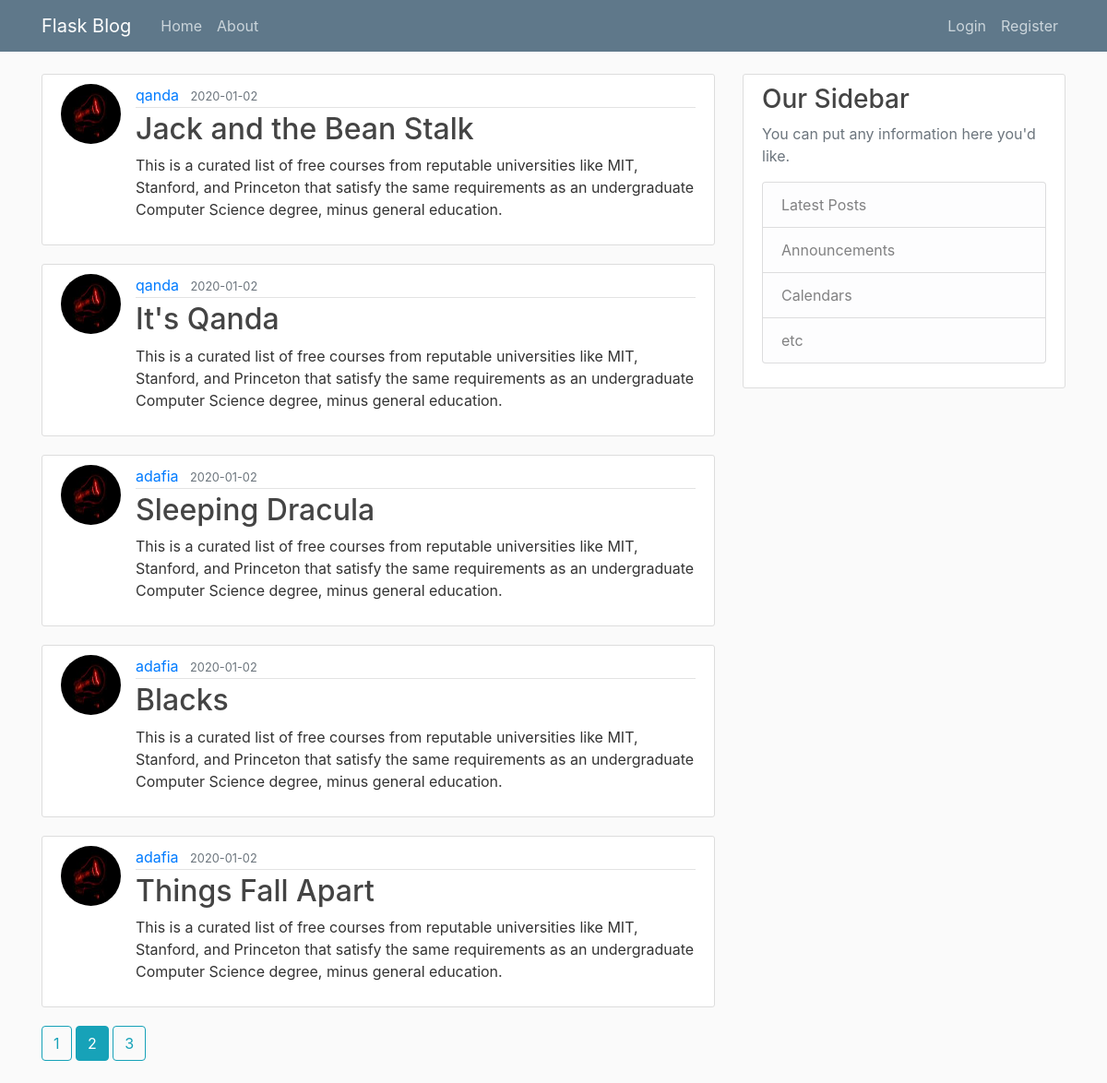
The page /home?page=2 on the database as committed earlier.
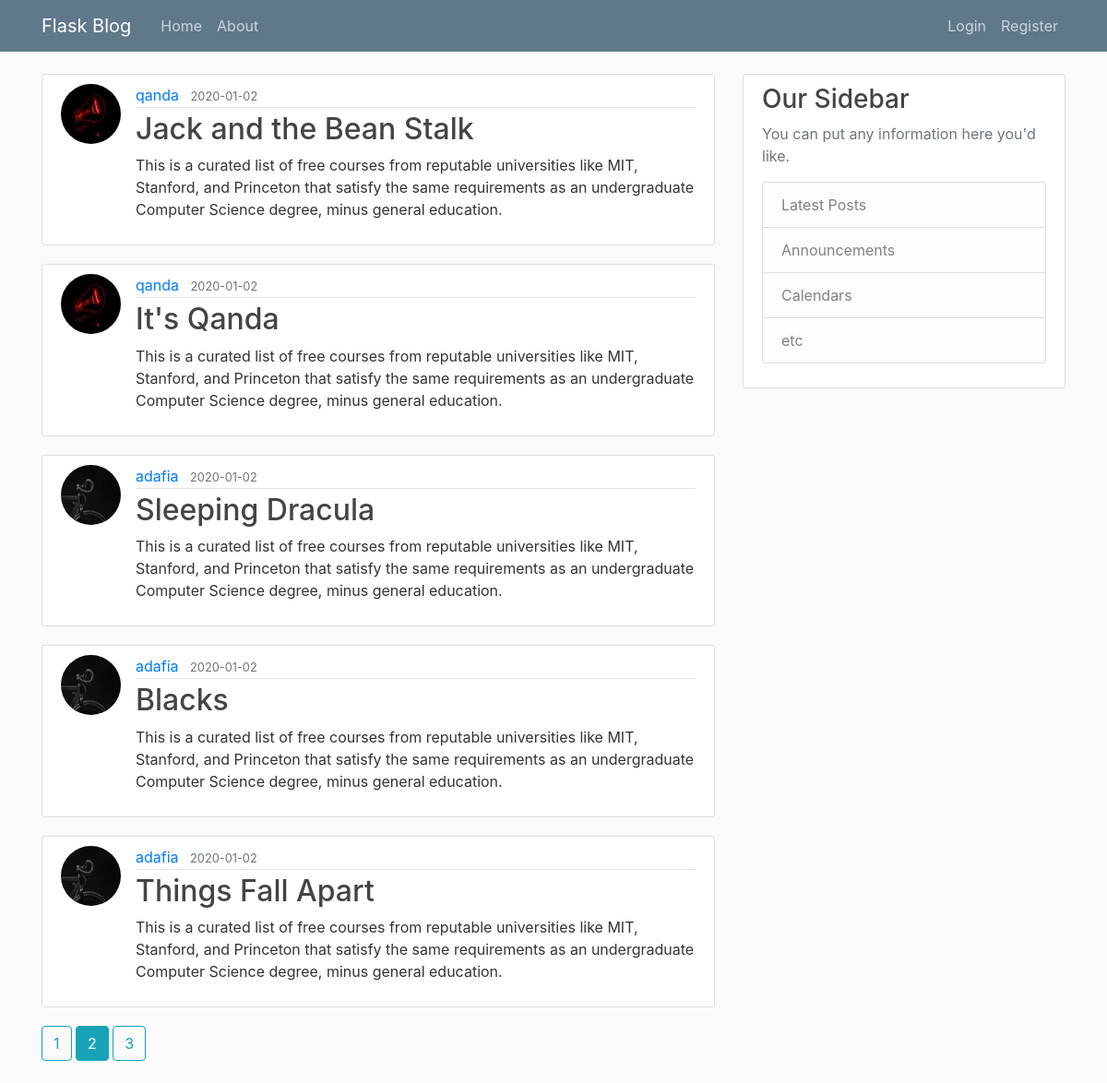
The same page on the database as committed later.
### flaskblog/models.py (models this page shows, shortened)
class Post(db.Model):
    id = db.Column(db.Integer, primary_key=True)
    title = db.Column(db.String(100), nullable=False)
    date_posted = db.Column(db.DateTime, nullable=False,
                            default=datetime.utcnow)
    content = db.Column(db.Text, nullable=False)
    user_id = db.Column(db.Integer, db.ForeignKey('user.id'), nullable=False)

class User(db.Model, UserMixin):
    id = db.Column(db.Integer, primary_key=True)
    username = db.Column(db.String(20), unique=True, nullable=False)
    email = db.Column(db.String(120), unique=True, nullable=False)
    image_file = db.Column(db.String(20), nullable=False,
                           default='default.jpg')
    password = db.Column(db.String(60), nullable=False)
    posts = db.relationship('Post', backref='author', lazy=True)

### flaskblog/main/routes.py (the view)
@main.route('/')
@main.route('/home')
def home():
    page = request.args.get('page', 1, type=int)
    posts = Post.query.order_by(
        Post.date_posted.desc()).paginate(page=page, per_page=5)
    return render_template('home.html', posts=posts)

### flaskblog/templates/home.html
{% extends 'layout.html' %}
{% block content %}
    {% for post in posts.items %}
        <article class="media content-section">
            <img class="rounded-circle article-img" src="{{ url_for('static', filename='profile_pics/' + post.author.image_file) }}">
            <div class="media-body">
                <div class="article-metadata">
                    <a class="mr-2" href="{{ url_for('users.user_posts', username=post.author.username) }}">{{ post.author.username }}</a>
                    <small class="text-muted">{{ post.date_posted.strftime('%Y-%m-%d') }}</small>
                </div>
                <h2><a class="article-title" href="{{ url_for('posts.post', post_id=post.id) }}">{{ post.title }}</a></h2>
                <p class="article-content">{{ post.content }}</p>
            </div>
        </article>
    {% endfor %}
    {% for page_num in posts.iter_pages(left_edge=1, right_edge=1, left_current=1, right_current=2) %}
        {% if page_num %}
            {% if posts.page == page_num %}
                <a class="btn btn-info mb-4" href="{{ url_for('main.home', page=page_num) }}">{{ page_num }}</a>
            {% else %}
                <a class="btn btn-outline-info mb-4" href="{{ url_for('main.home', page=page_num) }}">{{ page_num }}</a>
            {% endif%}
        {% else %}
            ...
        {% endif%}
    {% endfor %}
{% endblock content %}

Rows that differ between the two databases and show on the page:
changed through a linked row, Post "Sleeping Dracula": image_file: a different picture
changed through a linked row, Post "Blacks": image_file: a different picture
changed through a linked row, Post "Things Fall Apart": image_file: a different picture
